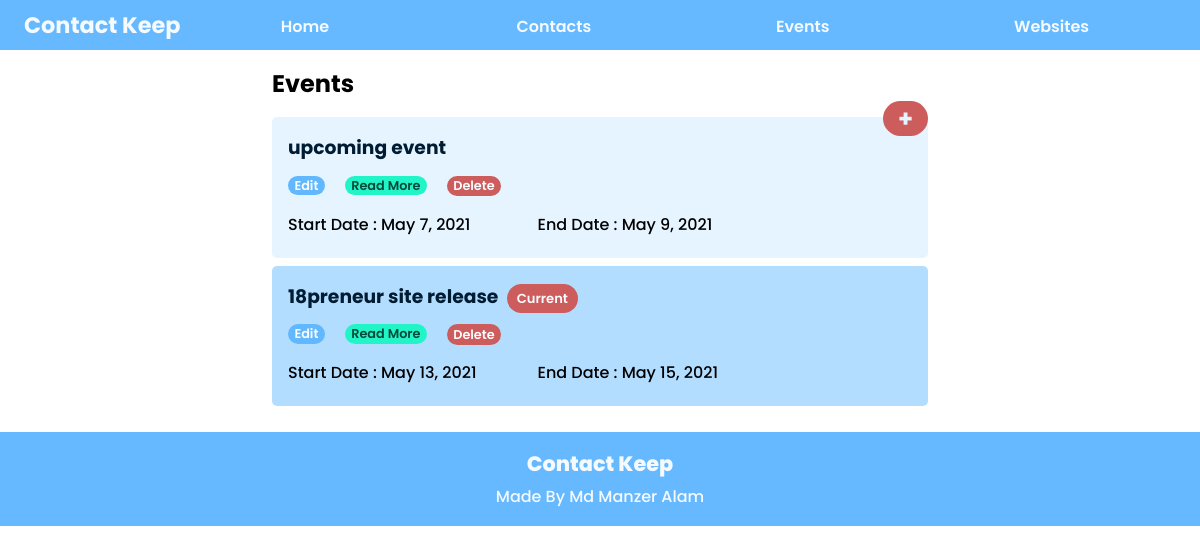
Screenshot of /events/ with the database file from the repository.
### contactkeep/models.py (models this page shows, shortened)
class Event(models.Model):
    name = models.CharField("Event Name",max_length=150)
    start_date = models.DateField("start date")
    end_date = models.DateField("end date")
    current = models.BooleanField("Current Event",default=False)

### contactkeep/views.py (the view, shortened to what this page needs)
# urls.py: path('events/',views.events,name='events'),
def events(request):
    all_events = Event.objects.order_by('start_date')
    context = {
        'list_of_events' : all_events,
    }
    return render(request,'contactkeep/events.html',context)

### contactkeep/templates/contactkeep/events.html (shortened to what this page needs)
{% load static %}
<!DOCTYPE html>
<html lang="en">
<head>
    <link rel="stylesheet" type="text/css" href="{% static 'contactkeep/events.css' %}">
</head>
{% include 'contactkeep/snippets/navigation.html' %}
<body>
    <main>
        <h2>Events</h2>
        <section id="add-event">
            <button id="btn-add-event" onclick="toggleForm()">+</button>
        </section>
        <section class="events-holder">
            {% for event in list_of_events %}
                {% if event.current == True %}
                    <section class="event-holder current">
                        <h3>{{event.name}}<span id="current-tag">Current</span></h3>
                {% else %}
                    <section class="event-holder">
                        <h3>{{event.name}}</h3>
                {% endif %}
                    <ul class="links">
                        <li><a href="{% url 'contactkeep:event_edit' event.id %}" class="edit-link">Edit</a></li>
                        <li><a href="{% url 'contactkeep:event_details' event.id %}" class="edit-link read-more">Read More</a></li>
                        <li>
                            <form action="" method="post" enctype="multipart/form-data" class="delete-form">
                                <input type="submit" value="Delete" class="del-btn" name="event-delete">
                            </form>
                        </li>
                    </ul>
                    <div class="date-holder">
                        <h4>Start Date : {{event.start_date}}</h4>
                        <h4>End Date : {{event.end_date}}</h4>
                    </div>
                </section>
            {% endfor %}
        </section>
    </main>
</body>
{% include 'contactkeep/snippets/footer.html' %}
</html>

### contactkeep/static/contactkeep/events.css (style rules this page uses)
* { margin: 0px; padding: 0px; box-sizing: border-box; font-family: 'Poppins',sans-serif; }
.events-holder { padding: 0.5em 0px 0px; }
main { padding: 0.2em 2em; }
.event-holder { background-color: hsl(207, 100%, 95%); padding: 1em; border-radius: 5px; margin: 0.5em 0px; }
.event-holder h3 { font-weight: 700; color: hsl(207, 100%, 10%); }
.event-holder .date-holder { display: flex; width: 80%; flex-direction: row; justify-content: center; align-items: baseline; margin: 0.3em 0em; }
.event-holder .date-holder h4 { flex: 1; text-align: left; font-weight: 500; }
.event-holder .links { padding: 10px 0px; }
@media screen and (min-width:500px) { main { margin: 0 20vw; } }
.edit-link { padding: 0.1em 0.5em; background-color: hsl(207, 100%, 69%); border-radius: 100px; text-decoration: none; font-weight: 600; font-size: 0.8em; color: hsl(207, 100%, 99%); margin-top: 30px; }
.read-more { background-color: rgb(33, 245, 199); color: hsl(167, 91%, 15%); }
.current { background-color: hsl(207, 100%, 85%); padding: 1em; border-radius: 5px; margin: 0.5em 0px; }
#current-tag { background-color: indianred; color: hsl(207, 100%, 99%); font-weight: 600; padding: 5px 10px; border-radius: 50px; font-size: 0.7em; margin-left: 1ch; }
#btn-add-event { color: hsl(207, 100%, 95%); background-color: indianred; font-weight: 700; border: none; text-align: center; width: 45px; border-radius: 500px; float: right; outline: none; font-size: 1.5rem; }
.delete-form { padding: 0px; }
.del-btn { padding: 0.1em 0.5em; font-weight: 600; border: none; font-size: 0.8rem; border-radius: 20px; color: hsl(207, 100%, 99%); background-color: indianred; }
.links { list-style: none; display: flex; }
.links li { margin-right: 20px; }

### rows the page displays
Event: name "upcoming event", start_date "May 7, 2021", end_date "May 9, 2021"
Event: name "18preneur site release", start_date "May 13, 2021", end_date "May 15, 2021"
